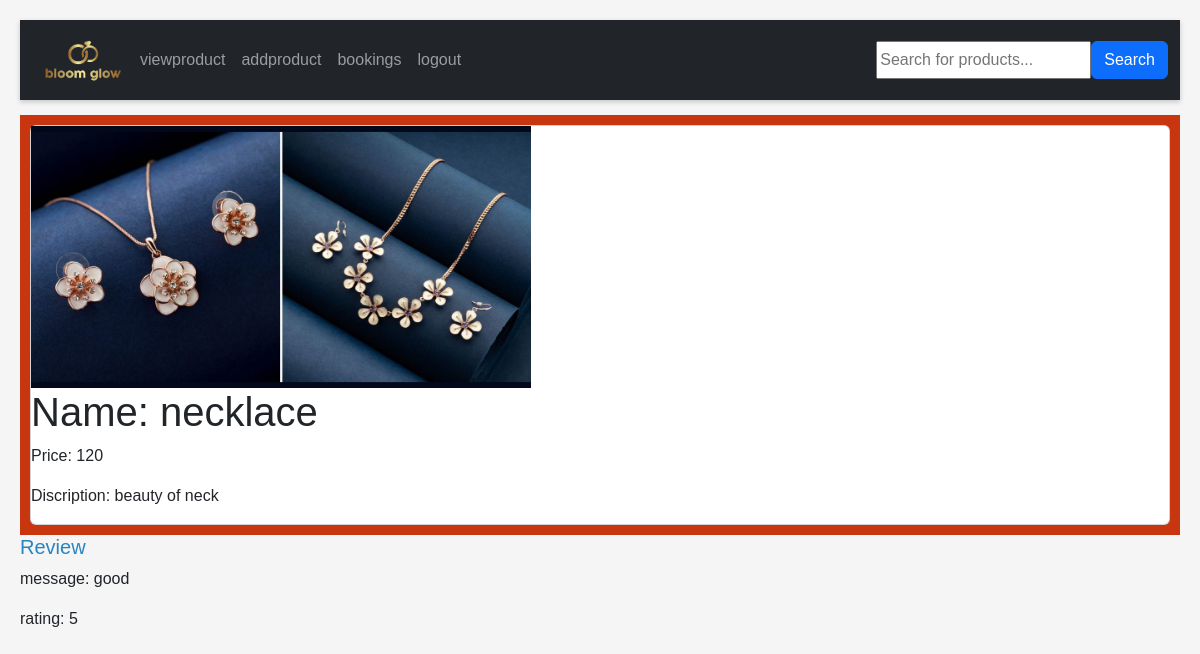
Screenshot of /shopprodetails/1 with the database file from the repository.
### app/models.py (models this page shows, shortened)
class Product(models.Model):
    shop = models.ForeignKey(Shopreg,on_delete=models.CASCADE)
    name = models.TextField()
    discription = models.TextField()
    price = models.IntegerField()
    quantity = models.IntegerField()
    offerprice = models.IntegerField()
    image = models.FileField()

class Feedback(models.Model):
    user = models.ForeignKey(Register, on_delete=models.CASCADE)
    shop = models.ForeignKey(Shopreg, on_delete=models.CASCADE)
    product = models.ForeignKey(Product, on_delete=models.CASCADE)
    message = models.TextField()
    rating = models.IntegerField(default=5)  # 1 to 5 rating
    submitted_at = models.DateTimeField(auto_now_add=True)

### app/views.py (the view)
# urls.py: path('shopprodetails/<int:id>',views.shopprodetails),
def shopprodetails(req,id):
    data=Product.objects.get(pk=id)
    feedback = Feedback.objects.filter(product=data).order_by('-submitted_at')
    return render(req,'shop/shopprodetails.html',{'data':data,'feedback':feedback})

### template/shop/shopprodetails.html (shortened to what this page needs)
<!DOCTYPE html>
<html>
<head>
    <link href="https://cdn.jsdelivr.net/npm/bootstrap@5.3.3/dist/css/bootstrap.min.css" rel="stylesheet">
</head>
<body>
  <nav id="nav" class="navbar navbar-expand-sm navbar-dark bg-dark">
    <div class="container-fluid">
      <a href="#" class="logo"  >
        <img src="../static/logo.png" alt="logo" width="100px">
      </a>
      <div class="collapse navbar-collapse" id="mynavbar">
        <ul class="navbar-nav me-auto">
          <li class="nav-item">
            <a class="nav-link" href="../viewpro">viewproduct</a>
          </li>
        <li class="nav-item">
          <a class="nav-link" href="../addpro">addproduct</a>
        </li>
      <li class="nav-item">
        <a class="nav-link" href="../bookinghistry">bookings</a>
      </li>
          <li class="nav-item">
            <a class="nav-link" href="../logout">logout</a>
          </li>
        </ul>
    <form class="d-flex" method="get" action="{% url 'product_search' %}">
      <input type="text" name="form-control me-2" placeholder="Search for products...">
      <button type="submit" class="btn btn-primary">Search</button>
    </form>
      </div>
    </div>
  </nav>
<div style="padding:10px;margin-top:15px;background-color:#c7360e;">
  <div class="card">
    <img src="{{data.image.url}}" alt="" style="width:500px">
    <h1>Name: {{data.name}}</h1>
    <p>Price: {{data.price}}</p>
    <p>Discription: {{data.discription}}</p>
  </div>
</div>
<div>
  <h5>Review</h5>
  {% for i in feedback %}
  <p>message: {{i.message}}</p>
    <p>rating: {{i.rating}}</p>
    {% endfor %}
</div>
</body>
</html>

### template/shop/shopprodetails.html (style rules this page uses)
body { font-family: Arial, sans-serif; background-color: #f5f5f5; margin: 0; padding: 20px; }
h5 { text-align: left; color:rgb(41, 132, 192); }
.navbar .nav-link { transition: color 0.3s; / }
#nav { box-shadow: 0 2px 5px rgba(0, 0, 0, 0.2); height: 80px; margin: -20px -20px-20px 0; }

### rows the page displays
Product: image (picture), name "necklace", price "120", discription "beauty of neck"
Feedback: message "good", rating "5"
